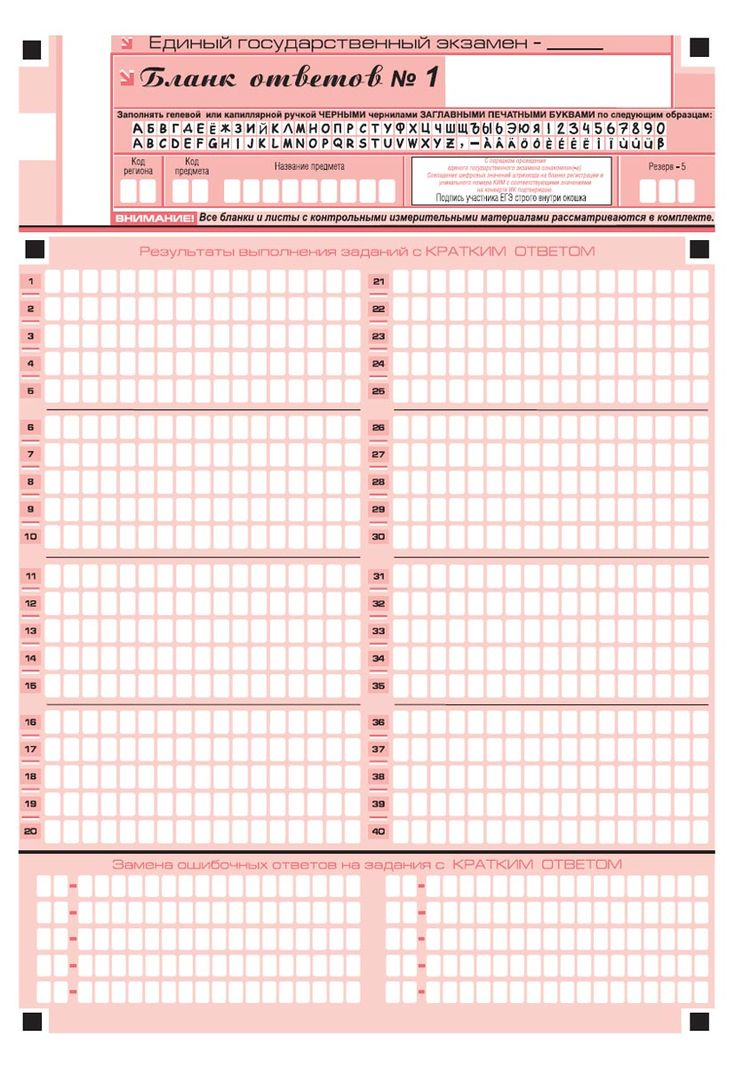
//> input picture test/temp.jpg, 735 x 1068 px
$ ./imgLayering   (built with g++ and OpenCV 4)
//> lines starting //> are read from the running program, lines starting //| are printed output that depends on the picture; after the words box and inside, x2 and y2 are one past the last pixel; in counts of white or black regions, pixels touching at a corner belong together
#include <iostream>
#include <opencv2/opencv.hpp>
#include <opencv2/highgui/highgui.hpp>
#include <opencv2/imgproc.hpp>
#include <vector>
#include <fstream>


cv::Vec3f convert_pix(cv::Vec3b& pix) {
    double edge = 0.040449936;
    double a = 0.055;
    double x = 2.4;

    cv::Vec3f lin;
    for (int i = 0; i < 3; ++i) {
        double srgb_pix = pix[i] / 255.0f;
        if (srgb_pix <= edge) {
            lin[i] = srgb_pix / 12.92f;
        }
        else {
            lin[i] = std::pow((srgb_pix + a) / (1 + a), x);
        }
    }

    return lin;
}

cv::Mat make_Linear(const cv::Mat& img) {
    cv::Mat linear(img.size(), CV_32FC3);

    for (int y = 0; y < img.rows; ++y) {
        for (int x = 0; x < img.cols; ++x) {
            cv::Vec3b srgbPixel = img.at<cv::Vec3b>(y, x);

            linear.at<cv::Vec3f>(y, x) = convert_pix(srgbPixel);
        }
    }

    return linear;
}

cv::Vec3f RGBtoLAB(cv::Vec3f& linRGB) {
    float b = linRGB[0];
    float g = linRGB[1];
    float r = linRGB[2];

    float L = (r-g) / sqrt(2);
    float alpha = (2*b-r-g) / sqrt(6);
    float beta = (r+g+b) / sqrt(3);
    return cv::Vec3f(L, alpha, beta);
}

cv::Mat consvertLAB(const cv::Mat& linImg) {

    cv::Mat labImg(linImg.size(), CV_32FC3);

    for (int y = 0; y < linImg.rows; ++y) {
        for (int x = 0; x < linImg.cols; ++x) {
            cv::Vec3f linRGB = linImg.at<cv::Vec3f>(y, x);
            labImg.at<cv::Vec3f>(y, x) = RGBtoLAB(linRGB);
        }
    }

    return labImg;
}

cv::Mat goToLAB(const cv::Mat& linImg) {
    cv::Mat labImg;
    cv::cvtColor(linImg, labImg, cv::COLOR_BGR2Lab);
    return labImg;
}


cv::Mat getAB(const cv::Mat& labImg) {
    cv::Mat abImg(labImg.size(), CV_32FC2);
    for (int row = 0; row < abImg.rows; row += 1) {
        for (int col = 0; col < abImg.cols; col += 1) {
            cv::Vec3f labPix = labImg.at<cv::Vec3f>(row, col);
            float a = labPix[1];
            float b = labPix[2];
            abImg.at<cv::Vec2f>(row, col) = cv::Vec2f(a, b);
        }
    }
    return abImg;
}

float getAngle(float x, float y) {
    float angle = std::atan2(y, x);
    if (angle < 0) {
        angle += 2 * CV_PI;
    }
    return angle;
}

std::vector<float> extractDataForHist(const cv::Mat& abImg) {
    std::vector<float> histData;
    for (int row = 0; row < abImg.rows; row += 1) {
        for (int col = 0; col < abImg.cols; col += 1) {
            cv::Vec2f abPix = abImg.at<cv::Vec2f>(row, col);
            float hue = getAngle(abPix[1], abPix[0]);
            histData.push_back(hue);
        }
    }
    return histData;
}

void displayABProjection(const cv::Mat& abImg) {
    cv::Mat displayImg(abImg.rows, abImg.rows, CV_8UC3, cv::Scalar(128, 128, 128));

    cv::line(displayImg, cv::Point(displayImg.cols / 2, 0), cv::Point(displayImg.cols / 2, displayImg.rows), cv::Scalar(0, 0, 0), 1);
    cv::line(displayImg, cv::Point(0, displayImg.rows / 2), cv::Point(displayImg.cols, displayImg.rows / 2), cv::Scalar(0, 0, 0), 1);

    for (int row = 0; row < abImg.rows; row++) {
        for (int col = 0; col < abImg.cols; col++) {
            cv::Vec2f abPix = abImg.at<cv::Vec2f>(row, col);
            int a = static_cast<int>((abPix[0] + 128) * 2);
            int b = static_cast<int>((abPix[1] + 128) * 2);
            if (a >= 0 && a < displayImg.cols && b >= 0 && b < displayImg.rows) {
                int intensity = static_cast<int>(abPix[0] + abPix[1]) % 255;
                displayImg.at<cv::Vec3b>(b, a) = cv::Vec3b(intensity, intensity, intensity);
            }
        }
    }
    cv::imshow("AB Projection", displayImg);
    cv::waitKey(0);
}


void exportCSV(const std::vector<float>& data) {
    std::ofstream file("outputEGE.csv");
    if (file.is_open()) {
        for (float num : data) {
            file << num << "\n";
        }
        file.close();
        std::cout << "done";
    }
}

int main() {
    cv::Mat image = cv::imread("../test/temp.jpg");
//> image is the input picture: 1068 rows x 735 cols, CV_8UC3; mean B, G, R 223.5, 225.3, 244.2

    {
        cv::Mat linearImage = make_Linear(image);
//> after the loop in make_Linear, `for (int y = 0; y < img.rows; ++y)`:
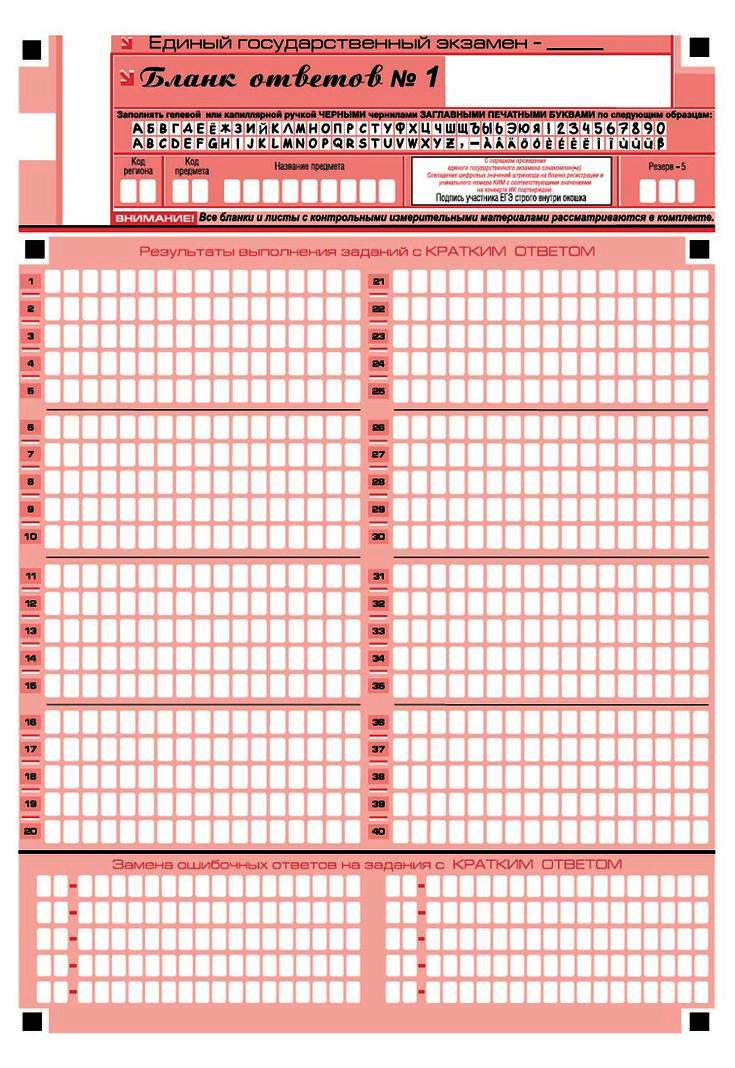
//> linear: 1068 rows x 735 cols, CV_32FC3; mean B, G, R 0.776, 0.79, 0.926

        cv::Mat normalizedImage;
        normalize(linearImage, normalizedImage, 0, 255, cv::NORM_MINMAX);
        normalizedImage.convertTo(normalizedImage, CV_8UC3);
//> normalizedImage: 1068 rows x 735 cols, CV_8UC3

        cv::Mat LAB = consvertLAB(linearImage);
//> after the loop in consvertLAB, `for (int y = 0; y < linImg.rows; ++y)`:
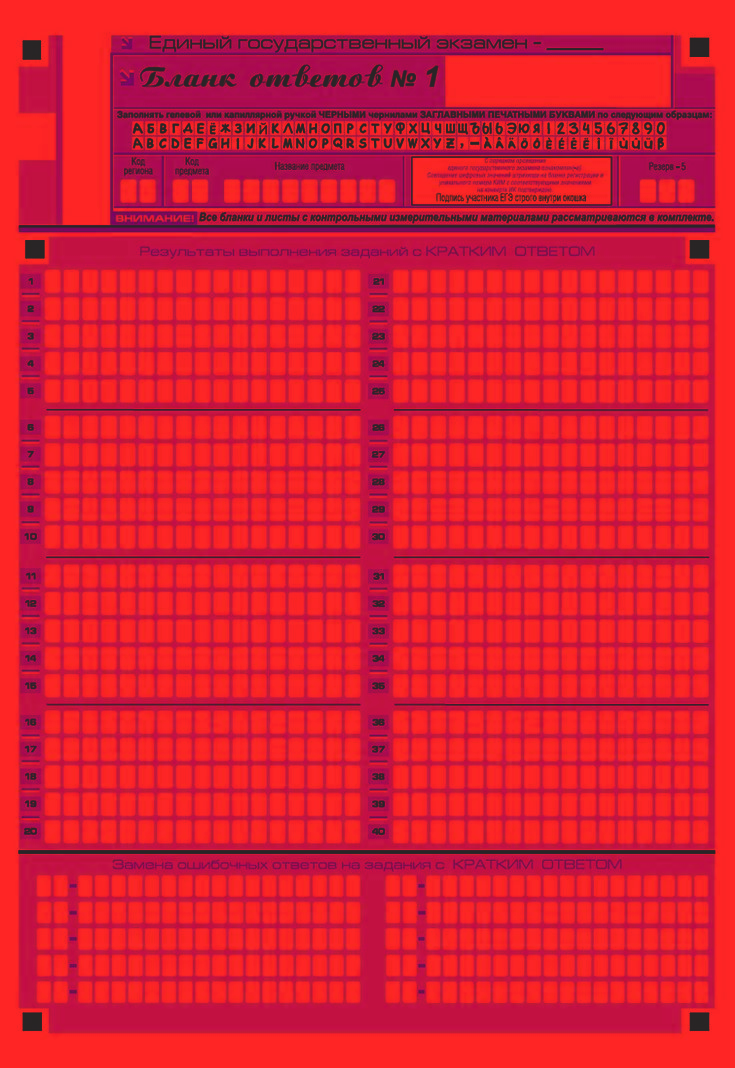
//> labImg: 1068 rows x 735 cols, CV_32FC3; mean B, G, R 0.096, -0.0664, 1.44; drawn with min black and max white

        cv::Mat normalizedLAB;
        normalize(LAB, normalizedLAB, 0, 255, cv::NORM_MINMAX);
        //normalizedLAB.convertTo(normalizedLAB, CV_8UC3);
        normalizedLAB.convertTo(normalizedLAB, CV_8UC3);
//> normalizedLAB: 1068 rows x 735 cols, CV_8UC3

        imshow("Original image", image);
        imshow("Lin RGB image", normalizedImage);
        imshow("LAB", normalizedLAB);
    }


    cv::Mat linearImage = make_Linear(image);
    cv::Mat LAB_2 = goToLAB(linearImage);
//> in goToLAB, `cv::cvtColor(linImg, labImg, cv::COLOR_BGR2Lab);`: labImg: 1068 rows x 735 cols, CV_32FC3; mean of channels 0, 1, 2 83.9, 12.5, 7.3
    cv::Mat ab = getAB(LAB_2);

    cv::Mat normalizedLAB_2;
    normalize(LAB_2, normalizedLAB_2, 0, 255, cv::NORM_MINMAX);
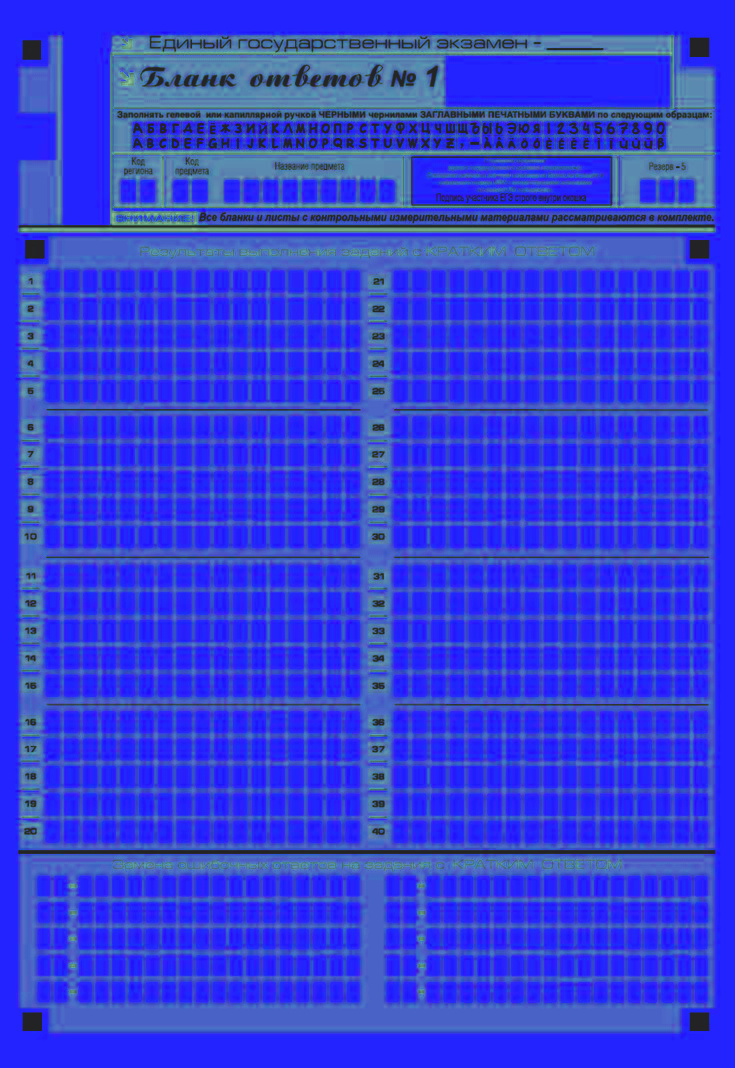
//> normalizedLAB_2: 1068 rows x 735 cols, CV_32FC3; mean B, G, R 219.6, 62.6, 51.2; drawn with min black and max white
    normalizedLAB_2.convertTo(normalizedLAB_2, CV_8UC3);
//> normalizedLAB_2: 1068 rows x 735 cols, CV_8UC3
    imshow("LAB_2", normalizedLAB_2);

    displayABProjection(ab);
//> in displayABProjection, `cv::line(displayImg, cv::Point(displayImg.cols / 2, 0), cv::Point(disp..`:
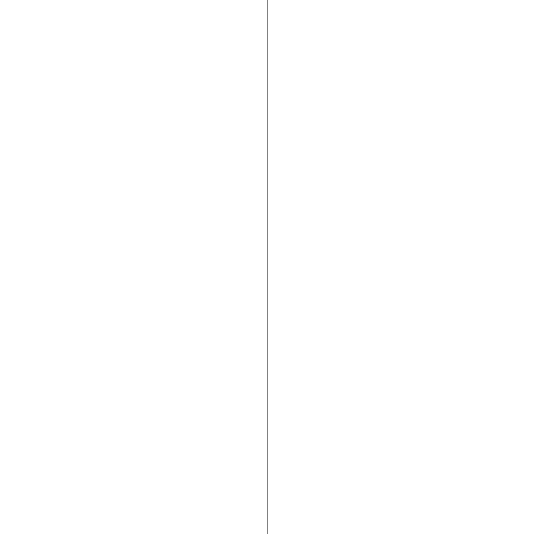
//> displayImg: 1068 rows x 1068 cols, CV_8UC3 (shown at 1/2 size); values 0 (black) and 128 (white), 99.9% white; black in thin lines or dots, all inside (x1, y1, x2, y2) = (534, 0, 535, 1068)
//> in displayABProjection, `cv::line(displayImg, cv::Point(0, displayImg.rows / 2), cv::Point(disp..`:
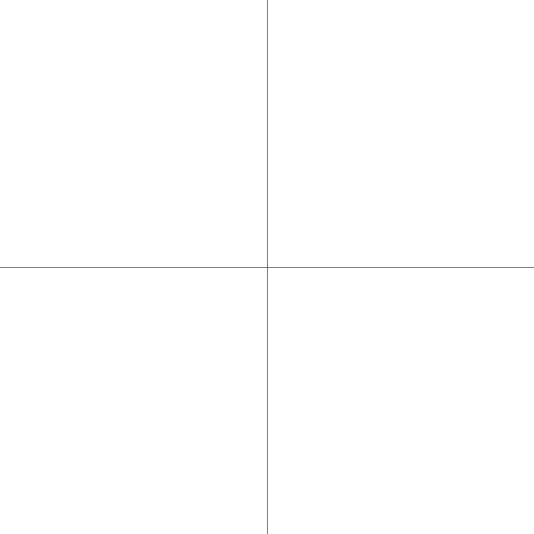
//> displayImg: 1068 rows x 1068 cols, CV_8UC3 (shown at 1/2 size); values 0 (black) and 128 (white), 99.8% white; black in thin lines or dots
//> after the loop in displayABProjection, `for (int row = 0; row < abImg.rows; row++)`:
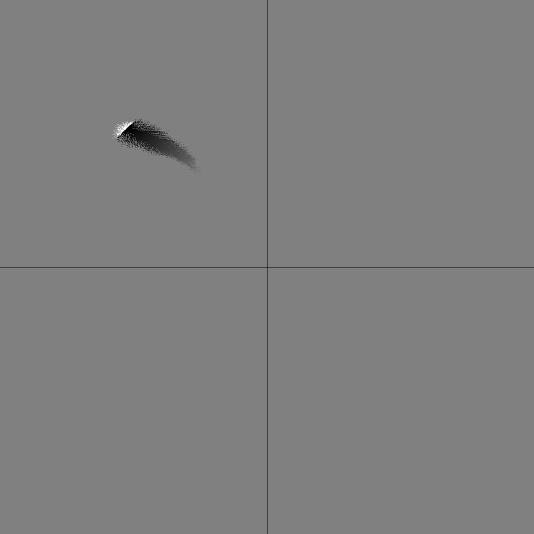
//> displayImg: 1068 rows x 1068 cols, CV_8UC3 (shown at 1/2 size); 0.48% of pixels changed, all inside (x1, y1, x2, y2) = (224, 236, 410, 355)
    std::vector<float> saturation = extractDataForHist(ab);
//> after the loop in extractDataForHist, `for (int row = 0; row < abImg.rows; row += 1)`: histData = 784980 items
//> saturation = 784980 items
    exportCSV(saturation);

    return 0;
}
